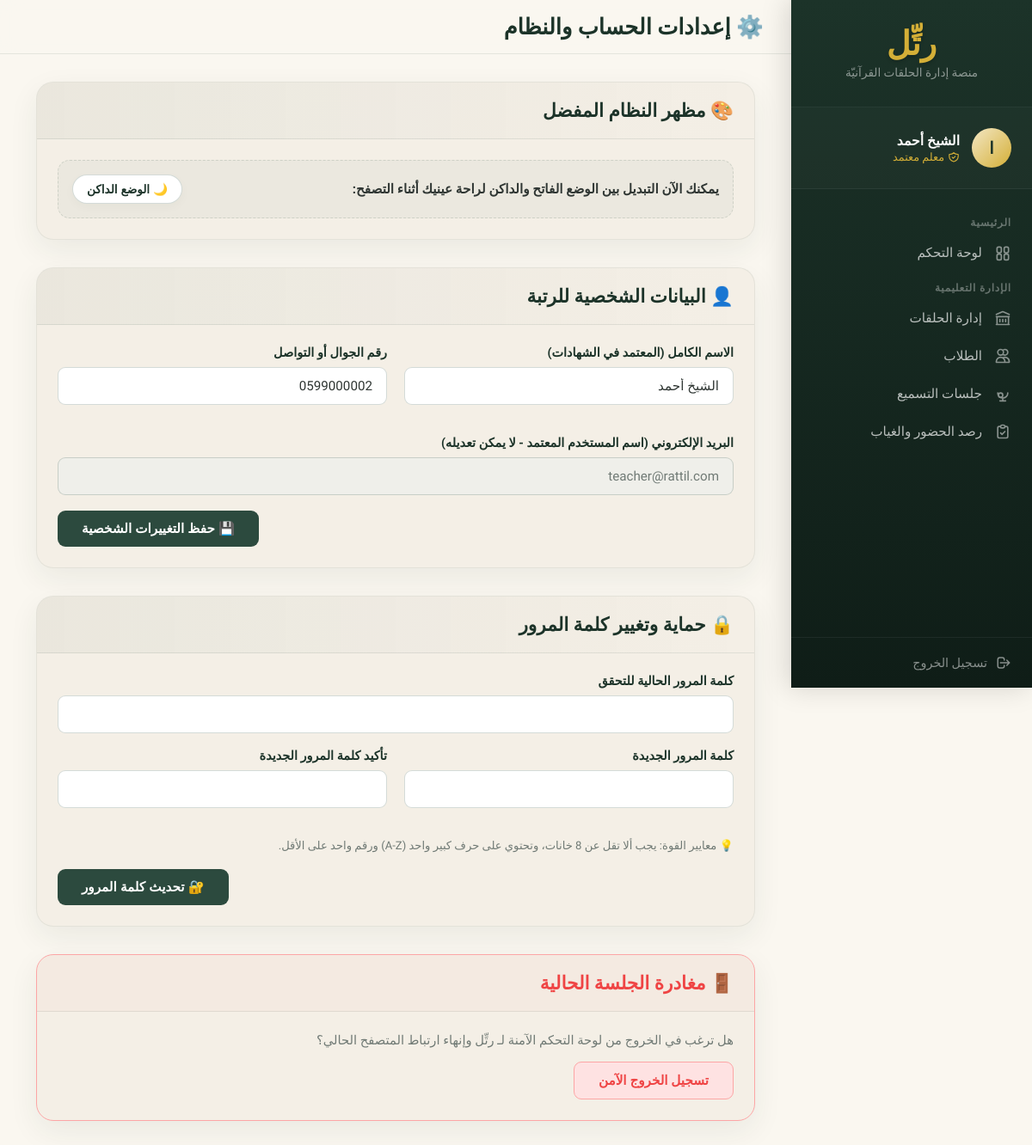
Page /teacher/settings.php (signed in) on the committed database.
### tables this page shows
CREATE TABLE `users` (
    `id`         INT           NOT NULL AUTO_INCREMENT,
    `name`       VARCHAR(100)  NOT NULL,
    `email`      VARCHAR(150)  NOT NULL,
    `password`   VARCHAR(255)  NOT NULL,
    `role`       ENUM('admin','teacher','student') NOT NULL,
    `avatar`     VARCHAR(255)  DEFAULT NULL,
    `phone`      VARCHAR(20)   DEFAULT NULL,
    `created_at` TIMESTAMP     NOT NULL DEFAULT CURRENT_TIMESTAMP,
    PRIMARY KEY (`id`),
    UNIQUE KEY `uk_email` (`email`),
    INDEX `idx_role` (`role`)
);

### config/db.php (called while the page is built, shortened)
<?php
function getCurrentUser(PDO $pdo): ?array {
    $stmt = $pdo->prepare("SELECT id,name,email,role,avatar,phone,created_at FROM users WHERE id=?");
    $stmt->execute([$_SESSION['user_id']]);
    return $stmt->fetch() ?: null;
}

### teacher/settings.php (the view, shortened to what this page needs)
<?php
require_once __DIR__ . '/../config/db.php';
$user   = getCurrentUser($pdo);
?>
<!DOCTYPE html>
<html lang="ar" dir="rtl">
<head>
</head>
<body>
<div class="sidebar">
    <div class="sidebar-logo">
        <div class="logo-text">رتِّل</div>
        <div class="logo-sub">منصة إدارة الحلقات القرآنيّة</div>
    </div>
    <div class="sidebar-user">
        <div class="avatar-circle"><?= mb_substr($user['name']??'م', 0, 1, 'utf-8') ?></div>
        <div class="sidebar-user-info">
            <div class="name"><?= htmlspecialchars($user['name']) ?></div>
            <div class="role">
                معلم معتمد
            </div>
        </div>
    </div>
    <div class="sidebar-nav">
        <div class="nav-section">الرئيسية</div>
        <a class="nav-link" href="dashboard.php">
            لوحة التحكم
        </a>
        <div class="nav-section">الإدارة التعليمية</div>
        <a class="nav-link" href="halaqat.php">
            <svg fill="none" stroke="currentColor" viewBox="0 0 24 24"><path stroke-linecap="round" stroke-linejoin="round" stroke-width="2" d="M8 14v3m4-3v3m4-3v3M3 21h18M3 10h18M3 7l9-4 9 4M4 10h16v11H4V10z"/></svg>
            إدارة الحلقات
        </a>
        <a class="nav-link" href="students.php">
            <svg fill="none" stroke="currentColor" viewBox="0 0 24 24"><path stroke-linecap="round" stroke-linejoin="round" stroke-width="2" d="M12 4.354a4 4 0 110 5.292M15 21H3v-1a6 6 0 0112 0v1zm0 0h6v-1a6 6 0 00-9-5.197M13 7a4 4 0 11-8 0 4 4 0 018 0z"/></svg>
            الطلاب
        </a>
        <a class="nav-link" href="recitation_log.php">
            <svg fill="none" stroke="currentColor" viewBox="0 0 24 24"><path stroke-linecap="round" stroke-linejoin="round" stroke-width="2" d="M19 11a7 7 0 01-7 7m0 0a7 7 0 01-7-7m7 7v4m0 0H8m4 0h4m-4-8a3 3 0 11-6 0 3 3 0 016 0z"/></svg>
            جلسات التسميع
        </a>
        <a class="nav-link" href="attendance.php">
            <svg fill="none" stroke="currentColor" viewBox="0 0 24 24"><path stroke-linecap="round" stroke-linejoin="round" stroke-width="2" d="M9 5H7a2 2 0 00-2 2v12a2 2 0 002 2h10a2 2 0 002-2V7a2 2 0 00-2-2h-2M9 5a2 2 0 002 2h2a2 2 0 002-2M9 5a2 2 0 012-2h2a2 2 0 012 2m-6 9l2 2 4-4"/></svg>
            رصد الحضور والغياب
        </a>
    </div>
    <div class="sidebar-footer">
        <a class="logout-btn" href="../logout.php">
            <svg width="18" height="18" fill="none" stroke="currentColor" viewBox="0 0 24 24"><path stroke-linecap="round" stroke-linejoin="round" stroke-width="2" d="M17 16l4-4m0 0l-4-4m4 4H7m6 4v1a3 3 0 01-3 3H6a3 3 0 01-3-3V7a3 3 0 013-3h4a3 3 0 013 3v1"/></svg>
            تسجيل الخروج
        </a>
    </div>
</div>
<div class="main">
    <div class="topbar">
        <div class="topbar-title">⚙️ إعدادات الحساب والنظام</div>
    </div>
    <div class="content">
        <div class="card">
            <div class="card-header">
                <div class="card-title">🎨 مظهر النظام المفضل</div>
            </div>
            <div class="card-body">
                <div class="theme-switch-wrapper">
                    <div class="theme-switch-text">يمكنك الآن التبديل بين الوضع الفاتح والداكن لراحة عينيك أثناء التصفح:</div>
                    <button class="theme-btn-toggle" onclick="toggleTheme()" id="themeToggleBtn">
                    </button>
                </div>
            </div>
        </div>
        <div class="card">
            <div class="card-header">
                <div class="card-title">👤 البيانات الشخصية للرتبة</div>
            </div>
            <div class="card-body">
                <form method="POST">
                    <div class="form-row">
                        <div class="form-group">
                            <label>الاسم الكامل (المعتمد في الشهادات)</label>
                            <input type="text" name="name" class="form-control" value="<?= htmlspecialchars($user['name']) ?>" required>
                        </div>
                        <div class="form-group">
                            <label>رقم الجوال أو التواصل</label>
                            <input type="text" name="phone" class="form-control" value="<?= htmlspecialchars($user['phone'] ?? '') ?>" placeholder="مثال: 059000000">
                        </div>
                    </div>
                    <div class="form-group">
                        <label>البريد الإلكتروني (اسم المستخدم المعتمد - لا يمكن تعديله)</label>
                        <input type="email" class="form-control" value="<?= htmlspecialchars($user['email']) ?>" disabled>
                    </div>
                    <div style="text-align: left; margin-top: 12px;">
                        <button type="submit" class="btn btn-primary">💾 حفظ التغييرات الشخصية</button>
                    </div>
                </form>
            </div>
        </div>
        <div class="card">
            <div class="card-header">
                <div class="card-title">🔒 حماية وتغيير كلمة المرور</div>
            </div>
            <div class="card-body">
                <form method="POST">
                    <div class="form-group">
                        <label>كلمة المرور الحالية للتحقق</label>
                        <input type="password" name="current_password" class="form-control" required>
                    </div>
                    <div class="form-row">
                        <div class="form-group">
                            <label>كلمة المرور الجديدة</label>
                            <input type="password" name="new_password" class="form-control" required>
                        </div>
                        <div class="form-group">
                            <label>تأكيد كلمة المرور الجديدة</label>
                            <input type="password" name="confirm_password" class="form-control" required>
                        </div>
                    </div>
                    <p style="font-size: 0.82rem; color: var(--gray); margin-bottom: 20px;">
                        💡 معايير القوة: يجب ألا تقل عن 8 خانات، وتحتوي على حرف كبير واحد (A-Z) ورقم واحد على الأقل.
                    </p>
                    <div style="text-align: left;">
                        <button type="submit" class="btn btn-primary">🔐 تحديث كلمة المرور</button>
                    </div>
                </form>
            </div>
        </div>
        <div class="card" style="border-color: #fca5a5;">
            <div class="card-header" style="background: rgba(239, 68, 68, 0.03);">
                <div class="card-title" style="color: #ef4444;">🚪 مغادرة الجلسة الحالية</div>
            </div>
            <div class="card-body">
                <p style="color: var(--gray); font-size: 0.92rem; margin-bottom: 16px;">
                    هل ترغب في الخروج من لوحة التحكم الآمنة لـ رتِّل وإنهاء ارتباط المتصفح الحالي؟
                </p>
                <a href="/rattil/logout.php" class="btn btn-danger">تسجيل الخروج الآمن</a>
            </div>
        </div>
    </div>
</div>
</body>
</html>

### rows in the picture
users: name "ا", name "الشيخ أحمد", phone "0599000002", email "teacher@rattil.com"
